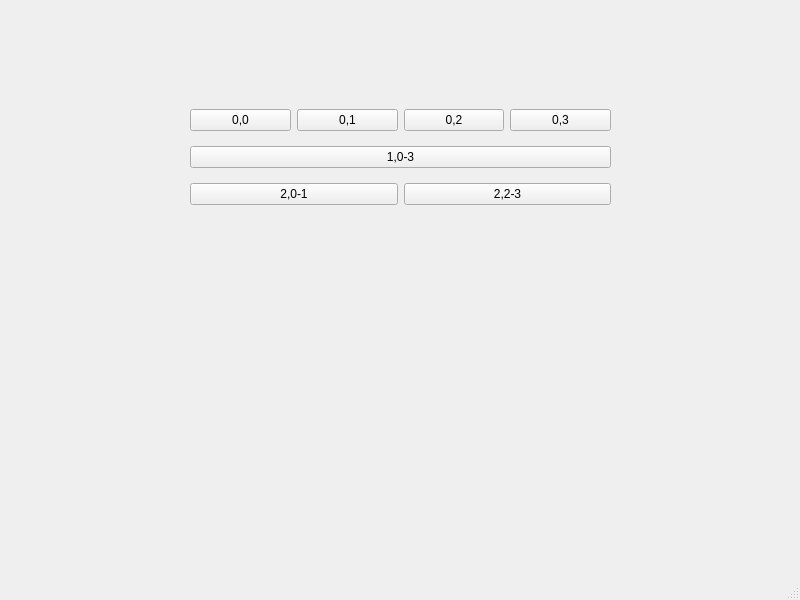
<?xml version="1.0" encoding="UTF-8"?>
<ui version="4.0">
 <class>MainWindow</class>
 <widget class="QMainWindow" name="MainWindow">
  <property name="geometry">
   <rect>
    <x>0</x>
    <y>0</y>
    <width>800</width>
    <height>600</height>
   </rect>
  </property>
  <property name="windowTitle">
   <string>MainWindow</string>
  </property>
  <widget class="QWidget" name="centralwidget">
   <widget class="QWidget" name="gridLayoutWidget">
    <property name="geometry">
     <rect>
      <x>190</x>
      <y>100</y>
      <width>421</width>
      <height>116</height>
     </rect>
    </property>
    <layout class="QGridLayout" name="gridLayout">
     <item row="0" column="1">
      <widget class="QPushButton" name="pushButton_4">
       <property name="text">
        <string>0,1</string>
       </property>
      </widget>
     </item>
     <item row="0" column="3">
      <widget class="QPushButton" name="pushButton_2">
       <property name="text">
        <string>0,3</string>
       </property>
      </widget>
     </item>
     <item row="0" column="2">
      <widget class="QPushButton" name="pushButton_3">
       <property name="text">
        <string>0,2</string>
       </property>
      </widget>
     </item>
     <item row="0" column="0">
      <widget class="QPushButton" name="pushButton">
       <property name="text">
        <string>0,0</string>
       </property>
      </widget>
     </item>
     <item row="1" column="0" colspan="4">
      <widget class="QPushButton" name="pushButton_5">
       <property name="text">
        <string>1,0-3</string>
       </property>
      </widget>
     </item>
     <item row="2" column="0" colspan="2">
      <widget class="QPushButton" name="pushButton_6">
       <property name="text">
        <string>2,0-1</string>
       </property>
      </widget>
     </item>
     <item row="2" column="2" colspan="2">
      <widget class="QPushButton" name="pushButton_7">
       <property name="text">
        <string>2,2-3</string>
       </property>
      </widget>
     </item>
    </layout>
   </widget>
  </widget>
  <widget class="QMenuBar" name="menubar">
   <property name="geometry">
    <rect>
     <x>0</x>
     <y>0</y>
     <width>800</width>
     <height>33</height>
    </rect>
   </property>
  </widget>
  <widget class="QStatusBar" name="statusbar"/>
 </widget>
 <resources/>
 <connections/>
</ui>
